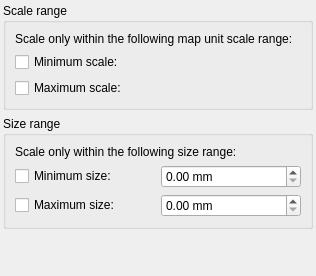
<?xml version="1.0" encoding="UTF-8"?>
<ui version="4.0">
 <class>QgsMapUnitScaleWidgetBase</class>
 <widget class="QgsPanelWidget" name="QgsMapUnitScaleWidgetBase">
  <property name="geometry">
   <rect>
    <x>0</x>
    <y>0</y>
    <width>316</width>
    <height>276</height>
   </rect>
  </property>
  <property name="windowTitle">
   <string>Adjust scaling range</string>
  </property>
  <property name="windowIcon">
   <iconset>
    <normaloff>:/images/themes/default/mActionOptions.png</normaloff>:/images/themes/default/mActionOptions.png</iconset>
  </property>
  <layout class="QGridLayout" name="gridLayout">
   <property name="leftMargin">
    <number>3</number>
   </property>
   <property name="topMargin">
    <number>3</number>
   </property>
   <property name="rightMargin">
    <number>3</number>
   </property>
   <property name="bottomMargin">
    <number>3</number>
   </property>
   <item row="0" column="0" colspan="2">
    <widget class="QGroupBox" name="groupBox">
     <property name="title">
      <string>Scale range</string>
     </property>
     <layout class="QGridLayout" name="gridLayout_2">
      <item row="1" column="1">
       <widget class="QgsScaleWidget" name="mComboBoxMinScale" native="true">
        <property name="focusPolicy">
         <enum>Qt::StrongFocus</enum>
        </property>
       </widget>
      </item>
      <item row="0" column="0" colspan="2">
       <widget class="QLabel" name="label">
        <property name="text">
         <string>Scale only within the following map unit scale range:</string>
        </property>
        <property name="wordWrap">
         <bool>true</bool>
        </property>
       </widget>
      </item>
      <item row="1" column="0">
       <widget class="QCheckBox" name="mCheckBoxMinScale">
        <property name="text">
         <string>Minimum scale:</string>
        </property>
       </widget>
      </item>
      <item row="3" column="1">
       <widget class="QgsScaleWidget" name="mComboBoxMaxScale" native="true">
        <property name="focusPolicy">
         <enum>Qt::StrongFocus</enum>
        </property>
       </widget>
      </item>
      <item row="3" column="0">
       <widget class="QCheckBox" name="mCheckBoxMaxScale">
        <property name="text">
         <string>Maximum scale:</string>
        </property>
       </widget>
      </item>
     </layout>
    </widget>
   </item>
   <item row="4" column="0">
    <spacer name="verticalSpacer">
     <property name="orientation">
      <enum>Qt::Vertical</enum>
     </property>
     <property name="sizeHint" stdset="0">
      <size>
       <width>20</width>
       <height>40</height>
      </size>
     </property>
    </spacer>
   </item>
   <item row="3" column="0" colspan="2">
    <widget class="QGroupBox" name="groupBox_2">
     <property name="title">
      <string>Size range</string>
     </property>
     <layout class="QGridLayout" name="gridLayout_3">
      <item row="1" column="0">
       <widget class="QCheckBox" name="mCheckBoxMinSize">
        <property name="text">
         <string>Minimum size:</string>
        </property>
       </widget>
      </item>
      <item row="2" column="0">
       <widget class="QCheckBox" name="mCheckBoxMaxSize">
        <property name="text">
         <string>Maximum size:</string>
        </property>
       </widget>
      </item>
      <item row="1" column="1">
       <widget class="QgsDoubleSpinBox" name="mSpinBoxMinSize">
        <property name="suffix">
         <string> mm</string>
        </property>
        <property name="maximum">
         <double>9999999.000000000000000</double>
        </property>
       </widget>
      </item>
      <item row="2" column="1">
       <widget class="QgsDoubleSpinBox" name="mSpinBoxMaxSize">
        <property name="suffix">
         <string> mm</string>
        </property>
        <property name="maximum">
         <double>999999.000000000000000</double>
        </property>
       </widget>
      </item>
      <item row="0" column="0" colspan="2">
       <widget class="QLabel" name="label_2">
        <property name="text">
         <string>Scale only within the following size range:</string>
        </property>
       </widget>
      </item>
     </layout>
    </widget>
   </item>
  </layout>
 </widget>
 <customwidgets>
  <customwidget>
   <class>QgsScaleWidget</class>
   <extends>QWidget</extends>
   <header>qgsscalewidget.h</header>
  </customwidget>
  <customwidget>
   <class>QgsDoubleSpinBox</class>
   <extends>QDoubleSpinBox</extends>
   <header>qgsdoublespinbox.h</header>
  </customwidget>
  <customwidget>
   <class>QgsPanelWidget</class>
   <extends>QWidget</extends>
   <header>qgspanelwidget.h</header>
  </customwidget>
 </customwidgets>
 <tabstops>
  <tabstop>mCheckBoxMinScale</tabstop>
  <tabstop>mComboBoxMinScale</tabstop>
  <tabstop>mCheckBoxMaxScale</tabstop>
  <tabstop>mComboBoxMaxScale</tabstop>
  <tabstop>mCheckBoxMinSize</tabstop>
  <tabstop>mSpinBoxMinSize</tabstop>
  <tabstop>mCheckBoxMaxSize</tabstop>
  <tabstop>mSpinBoxMaxSize</tabstop>
 </tabstops>
 <resources/>
 <connections/>
</ui>
